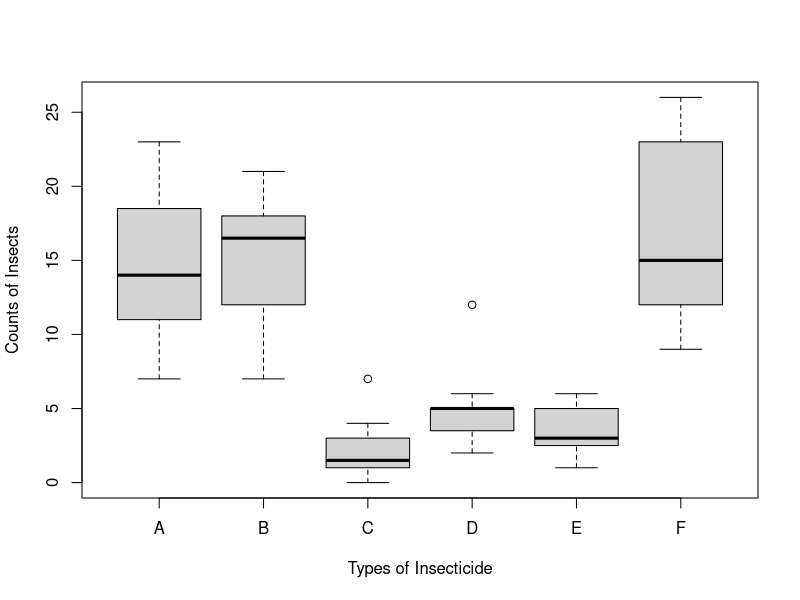
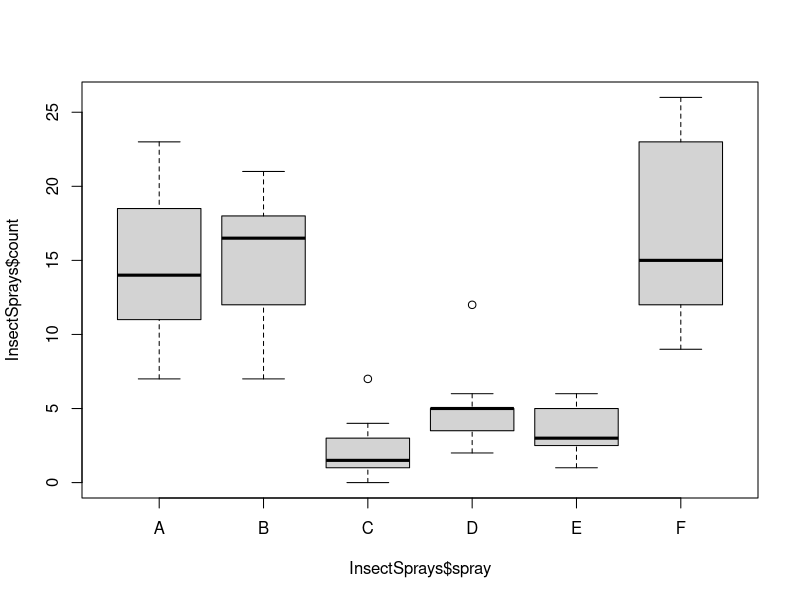
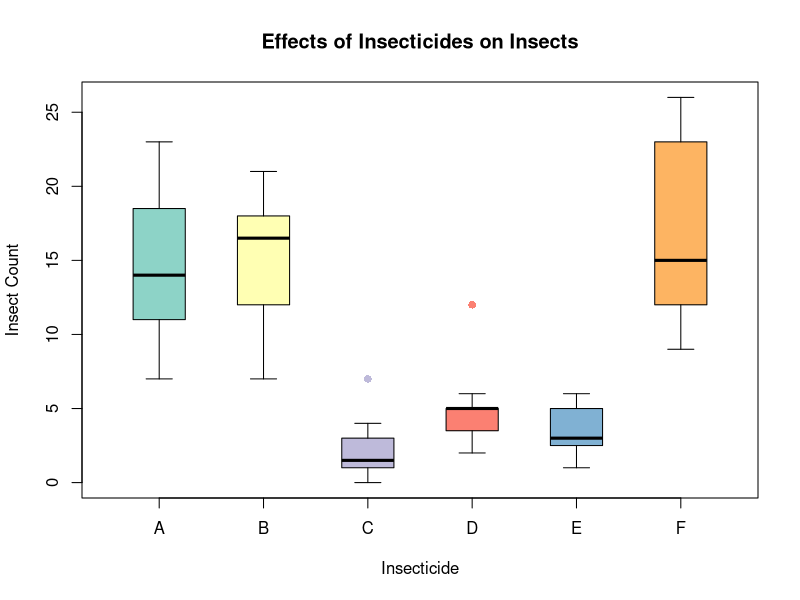

Generate these figures, in order, with R:
# Association btw quantitative & categorical variables 

?InsectSprays
data("InsectSprays")
str(InsectSprays) # count <- numerical variable  # spray <- categorical 

# R automatically processes data types allowing us to do side-by-side bxpls 
# Boxplot 
plot(count~spray, data=InsectSprays,
     xlab="Types of Insecticide",
     ylab="Counts of Insects")
# From boxplot - looks like most effective insecticide are C,D & E (with C lowest mean for count of insects)

# Run anova to find differences in groups 
anova(lm(count~spray, data = InsectSprays))
# p-val: < 2.2e-16 ***
# indicates the patterns we see in the above plot is quite unlikely to occur purely by chance


# Make more boxplots 
# Straight from the box 
require(MASS)
boxplot(InsectSprays$count ~ InsectSprays$spray)

# Jazz up boxplot with colors
require("RColorBrewer")
boxplot(InsectSprays$count ~ InsectSprays$spray,
        col = brewer.pal(6, "Set3"),
        names = c("A",
                  "B",
                  "C",
                  "D",
                  "E",
                  "F"),
      boxwex = 0.5, # width of box
      whisklty = 1, # whisker line type: 1 = solid line
      outpch = 16, # outlier symbole: 16 = filled circle 
      outcol = brewer.pal(8, "Set3"), # outlier color 
      main = "Effects of Insecticides on Insects",
      xlab = "Insecticide",
      ylab = "Insect Count"
      )

# Clean up 
detach("package:MASS", unload = TRUE)
detach("package:RColorBrewer", unload = TRUE)
dev.off()
rm(list = ls())
